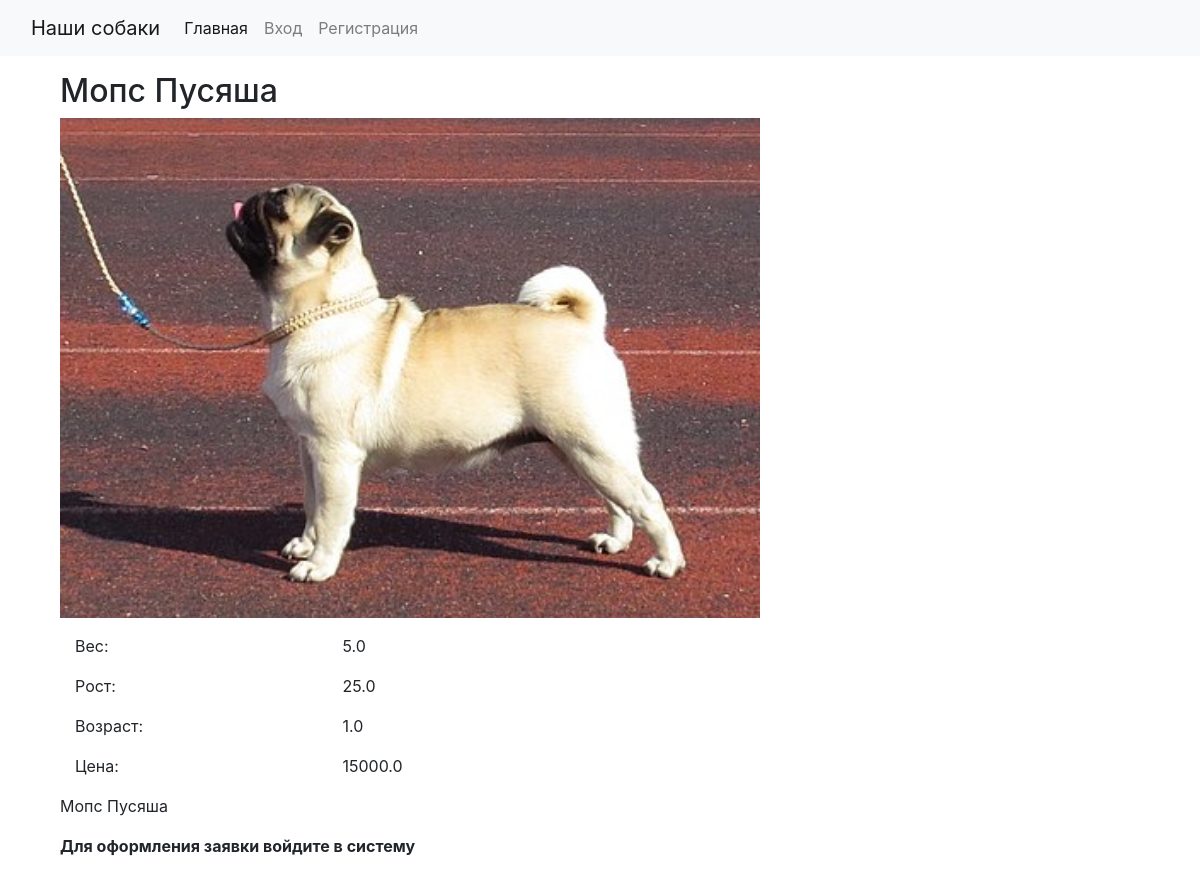
Page /1 on the earlier database version.
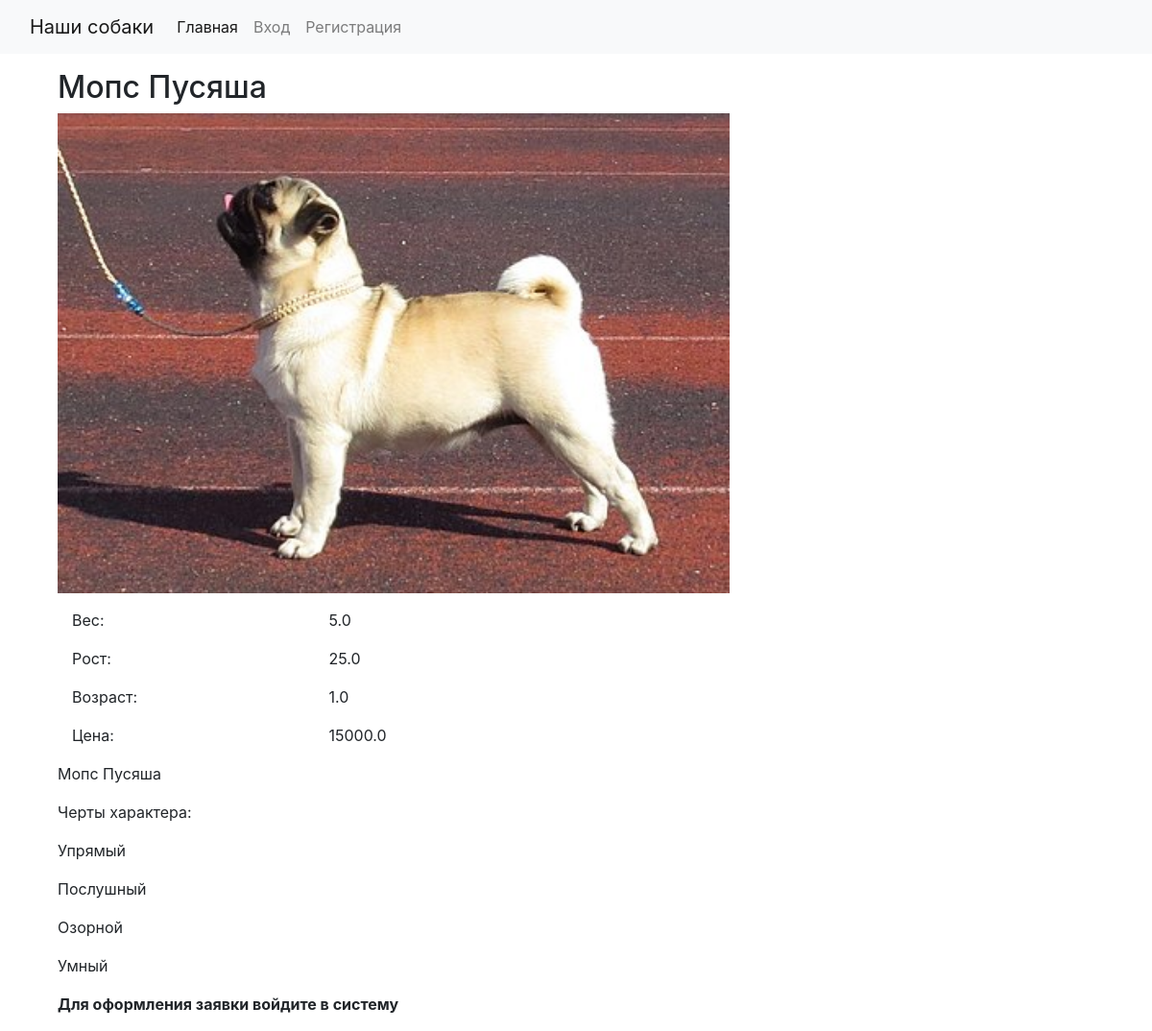
Same page on the later database version.
### blog/models.py (models this page shows, shortened)
class Characters(models.Model):
    characterType = models.CharField(verbose_name='Черта характера',
                                     max_length=50)
    class Meta:
        verbose_name = 'Черта характера'
        verbose_name_plural = 'Черта характера'

### blog/views.py (the view)
# urls.py: path('<int:dog_id>', by_dog, name='by_dog'),
def by_dog(request, dog_id):
    current_dog = Dogs.objects.get(pk=dog_id)
    context = {
        'current_dog': current_dog,
        'message': ""
    }
    return render(request, 'blog/by_dog.html', context)

### templates/blog/by_dog.html (shortened to what this page needs)
{% extends "layout/base.html" %}
{% block content %}
    <div class="mb-3">
        <h2>{{ current_dog.dogName }}</h2>
        <img src="{{ current_dog.photo.url }}" width="700" height="500" alt=""/>
    <div class="container mt-3">
        <div class="row justify-content-start">
    <div class="col-4">
      <p>Вес: </p>
    </div>
    <div class="col-4">
      <p>{{ current_dog.weight }}</p>
    </div>
        </div>
    </div>
    <div class="container">
             <div class="row justify-content-start">
    <div class="col-4">
      <p>Рост: </p>
    </div>
    <div class="col-4">
      <p>{{ current_dog.height }}</p>
    </div>
  </div>
    </div>
    <div class="container">
             <div class="row justify-content-start">
    <div class="col-4">
      <p>Возраст: </p>
    </div>
    <div class="col-4">
      <p>{{ current_dog.age }}</p>
    </div>
  </div>
    </div>
    <div class="container">
             <div class="row justify-content-start">
    <div class="col-4">
      <p>Цена: </p>
    </div>
    <div class="col-4">
      <p>{{ current_dog.price }}</p>
    </div>
  </div>
    </div>
        <p>{{ current_dog.description }}</p>
        {% if  current_dog.character.all.exists%}
        <p>Черты характера: </p>
        {% for purp in current_dog.character.all %}
            <p>{{ purp.characterType }}</p>
        {% endfor %}
        {% endif %}
    {% if not user.is_staff %}
        {% if user.is_authenticated %}
    <form action="{% url 'addDeal' current_dog.pk%}" method="post">
        {% csrf_token %}
        Дополнительная информация для заявки: <input type="text" name="addInfo"/>
        <button type="submit" name='mybtn2'>Подать заявку</button>
    </form>
            {% else %}
            <b>Для оформления заявки войдите в систему</b>
    {% endif %}
    {% endif %}
    </div>
{% endblock %}

Differences in the rows shown:
added Characters: characterType "Упрямый"
added Characters: characterType "Послушный"
added Characters: characterType "Озорной"
added Characters: characterType "Умный"
Other differences:
text now shown: "Черты характера:"
